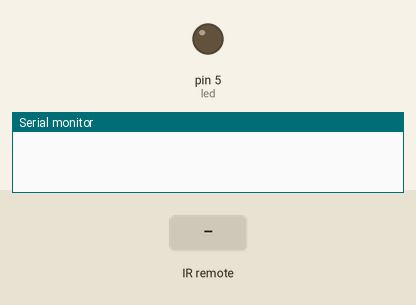
This sketch was run on a simulated Arduino Uno, built with avr-gcc and run on an emulated ATmega328P. Parts: output pins drawn as LEDs (lit = HIGH), the last lines printed to the serial monitor. The test bench sets the inputs (shaded band).

Above: at 1.2 s.
1.3 s: infrared code 0x61A0BE41 received
At 2.3 s:
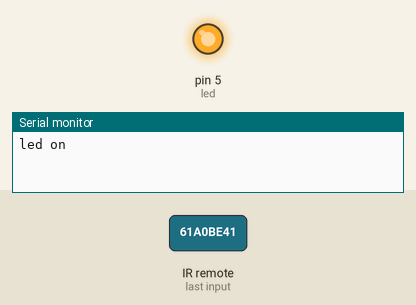
2.8 s: infrared code 0x61A07E81 received
At 3.5 s:
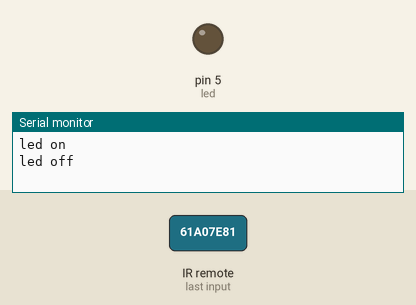
Timing chart, 0 to 5.8 s (numbered marks = the images above; inputs shaded):
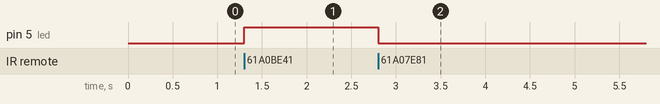

Measured:
- after the input at 1.3 s, pin 5 (led): LOW → HIGH at once
- after the input at 2.8 s, pin 5 (led): HIGH → LOW at once

The sketch:

two_buttons_turn_off_on.ino
```cpp
   /*
  Modified code for use of a remote to power on/off an LED by two different buttons

  Use the "IRecord" sketch from the IRemote library to get your remotes HEX code. You can use the same circuit as this sketch-----make sure to put 0x in front of your HEX numbers---e.g. 0x123456

  */

  #include <IRremote.h>  //include IRremote Library

  //#define ms_remote_map.h

  //below mappings are for Microsoft Media Center Remote
  #define OFF 0x61A07E81 // next chapter button code received from my insignia remote------replace with your remotes code---make sure to put 0x infront of the HEX number
  #define ON 0x61A0BE41  // previous chapter button code received from my insignia remote------replace with your remotes code


  #define RECV_PIN 11
  #define led 5 // choose the pin for the LED

  byte ledState;
  IRrecv irrecv(RECV_PIN);
  decode_results results;
  boolean power_state = LOW;

  void setup(){
    Serial.begin(9600);
    irrecv.enableIRIn(); // Start the receiver
    pinMode(led, OUTPUT);  // declare LED as output
  }

  void loop() {
    if (irrecv.decode(&results)) {  //If IR receive results are detected
     // Serial.println(results.value, HEX);
      switch (results.value) {

       //Power
      case OFF:  //case to turn LED OFF
        //   Serial.println("Power");
           ledState = LOW;
           digitalWrite(led, LOW);  // turn LED OFF
           Serial.println("led off");
      break;

      case ON:  //case to turn LED ON
           digitalWrite(led, HIGH);  // turn LED ON
           Serial.println("led on");
      break;
    }

      delay(200);  // 1/5 second delay for arbitrary clicks.  Will implement debounce later.
      irrecv.resume(); // Receive the next value
    }
  }
```
